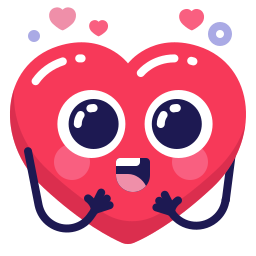
#> input picture photo_customize/assests/cute_emoji_heart_icon.png, 256 x 256 px, found by its file name; its folder holds 6 pictures in this run
$ python -i main.py   (imports and definitions only)
#> lines starting #> are read from the running program, lines starting #| are printed output that depends on the picture
import tkinter as tk
from tkinter.ttk import *
from tkinter import *
from tkinter import ttk
from tkinter import filedialog, messagebox, Canvas, Button, Frame, Label, Scale, HORIZONTAL, font, colorchooser
from PIL import Image, ImageTk, ImageOps, ImageEnhance, ImageFilter, ImageDraw, ImageColor
from tkinter.colorchooser import askcolor
from PIL import Image as PILImage
import PIL
from functools import partial
import numpy as np
from networkx import non_edges

# Functions

crop_rect = None
canvas_width = 1450
canvas_height = 840
canvas = None
original_image = None
scale_factor = 1
image = None
prev_x, prev_y = None, None
x_offset = 0
y_offset = 0
drawing_layer = None
is_drawing = False
is_erasing = False
eraser_size = 10
undo_stack = []
redo_stack = []

# API_KEY = "UReEZkcCaUziDjHsXBlsbmNawbHDJevT"
# GIPHY_URL = f"https://api.giphy.com/v1/stickers/trending?api_key={API_KEY}&limit=30&rating=G"

def update_image_display(image):
    global image_on_canvas, scaled_image, scale_factor, x_offset, y_offset, drawing_layer
    # Check if the image is valid
    if image is None:
        return

    # Get current canvas dimensions dynamically
    current_width = canvas.winfo_width()
    current_height = canvas.winfo_height()

    # Fallback to default dimensions if not set yet
    if current_width <= 1 or current_height <= 1:
        current_width = canvas_width
        current_height = canvas_height

    # Clear the canvas
    #canvas.delete("all")

    # Calculate the scaling factors for width and height
    scale_x = current_width / image.width
    scale_y = current_height / image.height

    # Use the smaller scaling factor to maintain aspect ratio
    scale_factor = min(scale_x, scale_y)

    # Resize the image
    new_width = int(image.width * scale_factor)
    new_height = int(image.height * scale_factor)
    scaled_image = image.resize((new_width, new_height), Image.Resampling.LANCZOS)

    # Resize the drawing layer to match the scaled image
    drawing_layer_resized = drawing_layer.resize((new_width, new_height), Image.Resampling.NEAREST)

    # Combine the scaled image and drawing layer
    combined_image = Image.alpha_composite(scaled_image.convert("RGBA"), drawing_layer_resized)

    # Convert to a format suitable for Tkinter canvas
    image_on_canvas = ImageTk.PhotoImage(combined_image)

    # Calculate offsets for centering the image on the canvas
    x_offset = (current_width - new_width) // 2
    y_offset = (current_height - new_height) // 2

    # Update the canvas with the scaled image
    canvas.create_image(x_offset, y_offset, anchor="nw", image=image_on_canvas)
    canvas.image = image_on_canvas

    restore_stickers()

    # [13 lines of commented-out code are left out]
# [21 lines left out: function restore_stickers, not called in this run]


def open_image():
    global image, original_image, file_path, drawing_layer
    file_path = filedialog.askopenfilename(filetypes=[("Image Files", "*.jpeg *.jpg *.png *.gif")])
    if file_path:
        image = Image.open(file_path).convert("RGBA")
        original_image = image.copy()
        drawing_layer = Image.new("RGBA", image.size, (0, 0, 0, 0))  # Transparent drawing layer
        update_image_display(image)


# [118 lines left out: functions save_image, revert_to_original, crop_image, not called in this run]


# Mouse drag to create a rectangle for cropping
def on_press(event):
    global crop_rect
    crop_rect = (event.x, event.y, event.x, event.y)  # Initialize crop rectangle


def on_drag(event):
    global crop_rect
    crop_rect = (crop_rect[0], crop_rect[1], event.x, event.y)


def on_release(event):
    pass  # Crop the image when mouse is released


# [7 lines left out: function redraw_crop_rectangle, not called in this run]

# Menu or button to trigger cropping action
def on_crop_menu_option():
    crop_image()  # Trigger crop when user selects crop option from menu

# rotate image 90 degree clockwise
# [459 lines left out: functions rotate_90_cw, rotate_90_ccw, open_new_window, apply_bw, apply_warmer, apply_blur and 23 more, not called in this run]


def on_mouse_wheel(event, canvas):
    canvas.yview_scroll(int(-1 * (event.delta / 120)), "units")


def on_hover(event):
    event.widget.config(bg="#282828")  # Lighter shade on hover


def on_leave(event):
    event.widget.config(bg=button_color)  # Reset to original color


# Adjustment Slider
# Function to create a slider for adjustment (brightness, contrast, etc.)

# [128 lines left out: functions create_adjustment_slider_option, start_drawing, draw_on_image, activate_draw, activate_eraser, deactivate_tools, not called in this run]


# Function to stop drawing
def stop_drawing(event):
    global is_drawing
    is_drawing = False


# Function to change the pen color
# [5 lines left out: function change_pen_color, not called in this run]


# Function to change the line width using slider
def change_line_width(value):
    global line_width
    line_width = max(2, int(float(value)))


# def eraser_line_width(value):
#     global eraser_line
#     eraser_line = max(2, round(float(value)))

# Function to clear the canvas
# [75 lines left out: functions clear_canvas, reset_canvas_and_image, create_draw_option, create_sticker_option, create_text_option, add_sticker_to_canvas, not called in this run]

current_sticker = None
current_handle = None
start_x = 0
start_y = 0

def on_handle_press(event):
    global current_handle
    current_handle = event.widget.find_withtag("current")[0]

# [27 lines left out: function on_handle_move, not called in this run]


def on_handle_release(event):
    global current_handle
    current_handle = None

# [5 lines of commented-out code are left out]

# [55 lines left out: functions get_sticker_id_from_handle, on_sticker_press, on_sticker_move, on_sticker_release, not called in this run]

def select_sticker(sticker_tk, sticker_image):
    add_sticker_to_canvas(sticker_tk, sticker_image)

# [52 lines left out: functions create_sticker_options_grid, show_context_menu, delete_selected_sticker, not called in this run]

# [61 lines of commented-out code are left out]

select_text_id = None
text_styles = {"Normal": ("Arial", 20, "normal"),  # Default styles
               "Bold": ("Arial", 20, "bold"),
               "Italic": ("Arial", 20, "italic"),
               "Bold Italic": ("Arial", 20, "bold italic"),
               "Underlined": ("Verdana", 20, "underline"),
               "Script": ("Lucida Handwriting", 24, "normal"),
               }

# [114 lines left out: functions add_textbox, move_text, resize_text, update_rectangle, edit_text, change_text_color and 4 more, not called in this run]


# GUI code
# [4 lines not run here, left out]

canvas_width = 1450
canvas_height = 840

# Menu
menu_font = ("Helvetica", 10)
menu_bg = "#26293A"
menu_fg = "#FFFFFF"

# Create custom menu bar using a Frame
# [1 line that did not run here, left out]
# [1 line not run here, left out]

# Add File menu
# [1 line that did not run here, left out]
# [1 line not run here, left out]
# [1 line that did not run here, left out]
# [5 lines not run here, left out]

# Add Edit menu
# [1 line that did not run here, left out]
# [1 line not run here, left out]
# [1 line that did not run here, left out]
# [2 lines not run here, left out]

# Add Tools menu
# [1 line that did not run here, left out]
# [1 line not run here, left out]
# [1 line that did not run here, left out]
# [5 lines not run here, left out]

# Sidebar for filters with scrollable functionality

# [1 line that did not run here, left out]
# [1 line that did not run here, left out]

# [1 line that did not run here, left out]

# Configure canvas and scrollbar
# [3 lines not run here, left out]


# Add a function to update the scrolling region
def update_scroll_region(event):
    sidebar_canvas.config(scrollregion=sidebar_canvas.bbox("all"))


# [4 lines not run here, left out]

# ----------------------filter sidebar canvas -----------------------
# Example filter creation
bw_image_path = r"C:\Users\HP\OneDrive\Pictures\b&w.jpeg"  # Replace with your image path
# [1 line that did not run here, left out]

warmer_image_path = r"C:\Users\HP\OneDrive\Pictures\warm-contrast.jpeg"
# [1 line that did not run here, left out]

blur_image_path = r"C:\Users\HP\OneDrive\Pictures\blur.jpeg"
# [1 line that did not run here, left out]

# golden_image_path =r"C:\Users\HP\OneDrive\Pictures\golden.jpeg"
# golden_filter = create_filter_option(sidebar_frame, golden_image_path, "Golden")

sharpen_film_path = r"C:\Users\HP\OneDrive\Pictures\sharpen.jpeg"
# [1 line that did not run here, left out]

sepia_image_path = r"C:\Users\HP\OneDrive\Pictures\sepia2.jpg"
# [1 line that did not run here, left out]

smooth_image_path = r"C:\Users\HP\OneDrive\Pictures\golden.jpeg"
# [1 line that did not run here, left out]

vintage_image_path = r"C:\Users\HP\OneDrive\Pictures\vintage.jpg"
# [1 line that did not run here, left out]

cartoon_image_path = r"C:\Users\HP\OneDrive\Pictures\vintage.jpg"
# [1 line that did not run here, left out]


# Toggle Filter sidebar
# [11 lines left out: function toggle_sidebar, not called in this run]


# Main Frame container
frame_bg = "#252525"
button_color = "#292929"
font_fg = "#FFFFFF"

# [1 line that did not run here, left out]
# [1 line not run here, left out]

# Resize frame
# [1 line that did not run here, left out]
# [1 line not run here, left out]

# Load icon Path
resize_icon_path = r"E:/PyCharm Community Edition 2024.2.1/PythonProjects/photo_customize/assests/Transform.png"
filter_icon_path = r"E:/PyCharm Community Edition 2024.2.1/PythonProjects/photo_customize/assests/Color Swatch 01.png"
adjust_icon_path = r"E:/PyCharm Community Edition 2024.2.1/PythonProjects/photo_customize/assests/Filters 1.png"
draw_icon_path = r"E:/PyCharm Community Edition 2024.2.1/PythonProjects/photo_customize/assests/Color Picker.png"
sticker_icon_path = r"E:/PyCharm Community Edition 2024.2.1/PythonProjects/photo_customize/assests/Sticker.png"
text_icon_path = r"E:/PyCharm Community Edition 2024.2.1/PythonProjects/photo_customize/assests/Type 01.png"

# Load and resize images for buttons
# [6 lines not run here, left out]

# convert to Tkinter-compatible images
# [1 line that did not run here, left out]
# [1 line that did not run here, left out]
# [1 line that did not run here, left out]
# [1 line that did not run here, left out]
# [1 line that did not run here, left out]
# [1 line that did not run here, left out]

# Filter Frame
# [1 line that did not run here, left out]
# [1 line not run here, left out]


# ---------------------Adjustment-------------------
# toggler of adjust
# [13 lines left out: function toggle_adjust_sidebar, not called in this run]


# adjustment sidebar
# [1 line that did not run here, left out]
# [1 line that did not run here, left out]

# [1 line not run here, left out]

# Adjustment effects
# [1 line that did not run here, left out]
# [1 line not run here, left out]

# Create slider for adjustments
# [1 line that did not run here, left out]
# [1 line that did not run here, left out]
# [1 line that did not run here, left out]
# [1 line that did not run here, left out]
# [1 line that did not run here, left out]

# --------------Drawing tools--------------
is_draw_tool_active = False


# Drawing Sidebar Toggle Function
# [13 lines left out: function toggle_draw_sidebar, not called in this run]


is_drawing = False
drawing_color = "black"
line_width = 2

# Frame for Draw Sidebar

# [1 line that did not run here, left out]
# [1 line that did not run here, left out]

# Create the drawing sidebar
# [1 line not run here, left out]

# Frame for Draw Sidebar
# [1 line that did not run here, left out]
# [1 line not run here, left out]

# [1 line that did not run here, left out]
# Add Line Width Slider
# [7 lines that did not run here, left out]

# [1 line that did not run here, left out]

# [1 line that did not run here, left out]
# eraser_width_slider = create_adjustment_slider_option(
#     draw_sidebar_frame,  # Parent frame
#     "Eraser",        # Label text
#     eraser_line_width,   # Command function
#     from_=1,             # Minimum line width
#     to=30                # Maximum line width
# )


# ----------------------sticker------------------
# paths of stickers images
# sticker1_path = r"E:/PyCharm Community Edition 2024.2.1/PythonProjects/photo_customize/assests/cute_emoji_heart_icon.png"
# sticker2_path = r"E:/PyCharm Community Edition 2024.2.1/PythonProjects/photo_customize/assests/couple_heart_love_icon.png"

sticker_paths = [
    {"title": "sticker 1", "path": r"E:/PyCharm Community Edition 2024.2.1/PythonProjects/photo_customize/assests/cute_emoji_heart_icon.png"},
    {"title": "sticker 2", "path": r"E:/PyCharm Community Edition 2024.2.1/PythonProjects/photo_customize/assests/couple_heart_love_icon.png"},
    {"title": "sticker 3", "path": r"E:/PyCharm Community Edition 2024.2.1/PythonProjects/photo_customize/assests/3D Sparkling Sticker by Emoji.gif"},
    {"title": "sticker 4", "path": r"E:/PyCharm Community Edition 2024.2.1/PythonProjects/photo_customize/assests/90S 80S Sticker by Ethan Barnowsky.gif"},
    {"title": "sticker 5", "path": r"E:/PyCharm Community Edition 2024.2.1/PythonProjects/photo_customize/assests/Army Jin Sticker.gif"},
    {"title": "sticker 6", "path": r"E:/PyCharm Community Edition 2024.2.1/PythonProjects/photo_customize/assests/arrow_heart_love_icon.png"},
    {"title": "sticker 7", "path": r"E:/PyCharm Community Edition 2024.2.1/PythonProjects/photo_customize/assests/Awkward Wide Eyed Sticker by Emoji.gif"},
    {"title": "sticker 8", "path": r"E:/PyCharm Community Edition 2024.2.1/PythonProjects/photo_customize/assests/be-creative.png"},
    {"title": "sticker 9", "path": r"E:/PyCharm Community Edition 2024.2.1/PythonProjects/photo_customize/assests/Doodle Lines Sticker by Claudia Guariglia (Enyoudraws).gif"},
    {"title": "sticker 10", "path": r"E:/PyCharm Community Edition 2024.2.1/PythonProjects/photo_customize/assests/Best Friend Prints Sticker.gif"},
    {"title": "sticker 11", "path": r"E:/PyCharm Community Edition 2024.2.1/PythonProjects/photo_customize/assests/Boho Background Sticker.gif"},
    {"title": "sticker 12", "path": r"E:/PyCharm Community Edition 2024.2.1/PythonProjects/photo_customize/assests/cassette-tape.png"},
    {"title": "sticker 13", "path": r"E:/PyCharm Community Edition 2024.2.1/PythonProjects/photo_customize/assests/celebration.png"},
    {"title": "sticker 14", "path": r"E:/PyCharm Community Edition 2024.2.1/PythonProjects/photo_customize/assests/Colors Monday Sticker.gif"},
    {"title": "sticker 15", "path": r"E:/PyCharm Community Edition 2024.2.1/PythonProjects/photo_customize/assests/Crown Sticker by imoji.gif"},
    {"title": "sticker 16", "path": r"E:/PyCharm Community Edition 2024.2.1/PythonProjects/photo_customize/assests/cute_emoji_heart_icon.png"},
    {"title": "sticker 17", "path": r"E:/PyCharm Community Edition 2024.2.1/PythonProjects/photo_customize/assests/Finde Good Vibes Sticker.gif"},
    {"title": "sticker 18", "path": r"E:/PyCharm Community Edition 2024.2.1/PythonProjects/photo_customize/assests/Flower Hearts Sticker by Beyond Boss(1).gif"},
    {"title": "sticker 19", "path": r"E:/PyCharm Community Edition 2024.2.1/PythonProjects/photo_customize/assests/Pink Arrow Sticker.gif"},
    {"title": "sticker 20", "path": r"E:/PyCharm Community Edition 2024.2.1/PythonProjects/photo_customize/assests/Pink Love Sticker by Wildflower Cases.gif"},
    {"title": "sticker 21", "path": r"E:/PyCharm Community Edition 2024.2.1/PythonProjects/photo_customize/assests/rainbow.png"},
    {"title": "sticker 22", "path": r"E:/PyCharm Community Edition 2024.2.1/PythonProjects/photo_customize/assests/Pink Stars Sticker.gif"},
    {"title": "sticker 23", "path": r"E:/PyCharm Community Edition 2024.2.1/PythonProjects/photo_customize/assests/reading.png"},
    {"title": "sticker 24", "path": r"E:/PyCharm Community Edition 2024.2.1/PythonProjects/photo_customize/assests/Stars Doodle Sticker.gif"},

]

sticker_size = (50, 50)

# Function to dynamically load and resize stickers
def load_stickers(sticker_data):
    stickers = []
    for sticker in sticker_data:
        try:
            sticker_image = Image.open(sticker["path"]).resize(sticker_size, Image.LANCZOS)
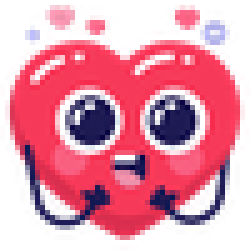
#> sticker_image: PIL image 50x50 RGBA (shown 5 times larger); mean R, G, B, A 144.9, 54.6, 80.2, 150.5; transparent parts drawn white
            sticker_tk = ImageTk.PhotoImage(sticker_image)
            stickers.append({"title": sticker["title"], "tk_image": sticker_tk, "image": sticker_image})
        except Exception as e:
            print(f"Error loading sticker {sticker['title']}: {e}")
#> pass 2 of the loop in load_stickers, `for sticker in sticker_data:`:
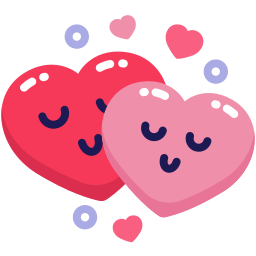
#> input picture photo_customize/assests/couple_heart_love_icon.png, 256 x 256 px, found by its file name
#> in load_stickers, `sticker_image = Image.open(sticker["path"]).resize(sticker_size, Image..`:
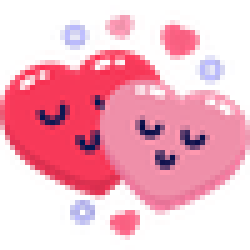
#> sticker_image: PIL image 50x50 RGBA (shown 5 times larger); mean R, G, B, A 143.5, 66.1, 86.6, 123.6; transparent parts drawn white
#> pass 3 of the loop in load_stickers, `for sticker in sticker_data:`:
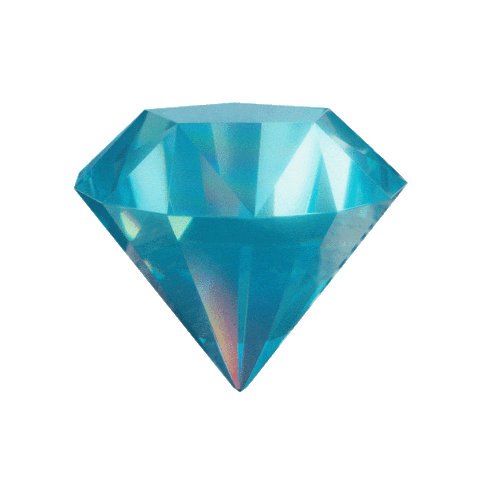
#> input picture photo_customize/assests/3D Sparkling Sticker by Emoji.gif, 480 x 480 px, found by its file name
#> in load_stickers, `sticker_image = Image.open(sticker["path"]).resize(sticker_size, Image..`:
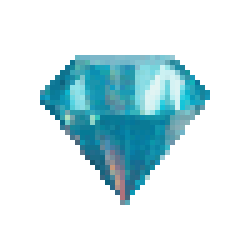
#> sticker_image: PIL image 50x50 P (shown 5 times larger); mean R, G, B, A 16.6, 38.5, 43.2, 62.2; transparent parts drawn white
#> the loop made 24 passes; the first 3 are shown
    return stickers

# [11 lines left out: function toggle_sticker_sidebar, not called in this run]


# [1 line that did not run here, left out]
# [1 line that did not run here, left out]

# create window
# [1 line not run here, left out]

# Frame for sticker Sidebar
# [1 line that did not run here, left out]
# [1 line not run here, left out]

# Load stickers and dynamically create options
loaded_stickers = load_stickers(sticker_paths)
photo_image_references = []  # Prevent garbage collection of images

# Create a grid layout for the stickers (2 columns)
# create_sticker_options_grid(sticker_sidebar_frame, loaded_stickers, columns=2)
# for sticker in loaded_stickers:
#     # Create dynamic selection functions using `partial`
#     callback = partial(select_sticker, sticker["tk_image"], sticker["image"])
#     create_sticker_option(sticker_sidebar_frame, sticker["title"], sticker["tk_image"], callback)
#     photo_image_references.append(sticker["tk_image"])  # Prevent garbage collection of images

# Load stickers and create a grid of sticker options

# [1 line not run here, left out]

# Create a context menu
# [1 line that did not run here, left out]
# [1 line not run here, left out]

#-------------------Text Tool----------------------------------------------

# [13 lines left out: function toggle_text_sidebar, not called in this run]

# Get all available font families on the system
available_fonts = list(font.families())

# [1 line that did not run here, left out]
# [1 line that did not run here, left out]

# [1 line not run here, left out]

#frame for text
# [1 line that did not run here, left out]
# [4 lines not run here, left out]


# Dropdown menu for text styles
# [1 line that did not run here, left out]
# [2 lines not run here, left out]

# Apply text style button
# [1 line that did not run here, left out]
# [1 line not run here, left out]

# Button to add new styles
# [1 line that did not run here, left out]
# [1 line not run here, left out]

# Dropdown menu for font styles
# [1 line that did not run here, left out]
# [2 lines not run here, left out]

# Apply font style button
# [1 line that did not run here, left out]
# [1 line not run here, left out]

# -------------------------------------------------------------------

# Create Button with Icon and Text
# [20 lines left out: function create_icon_button, not called in this run]


# Modern Buttons with Icons and Text
# [6 lines not run here, left out]

# ---------------Canvas----------------
# Canvas for image display (Expands to the right of the sidebar)
# [1 line that did not run here, left out]
# [1 line not run here, left out]

# Initialize a dictionary to store image references
# [1 line that did not run here, left out]

# Mouse events for cropping
# [9 lines not run here, left out]

>>> result = open_image()
#> the answer given: assests/Filters 1.png
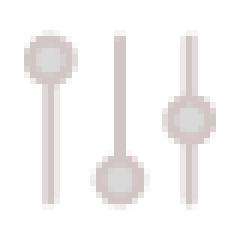
#> input picture photo_customize/assests/Filters 1.png, 40 x 40 px (shown 6 times larger)
#> in open_image, image is the input picture: PIL image 40x40 RGBA; mean R, G, B, A 44.1, 41.6, 41.6, 40.2
#> in open_image, `drawing_layer = Image.new("RGBA", image.size, (0, 0, 0, 0))`: drawing_layer: PIL image 40x40 RGBA; every value is 0
#> (the run stopped early here; a loop or call above may not have finished)
